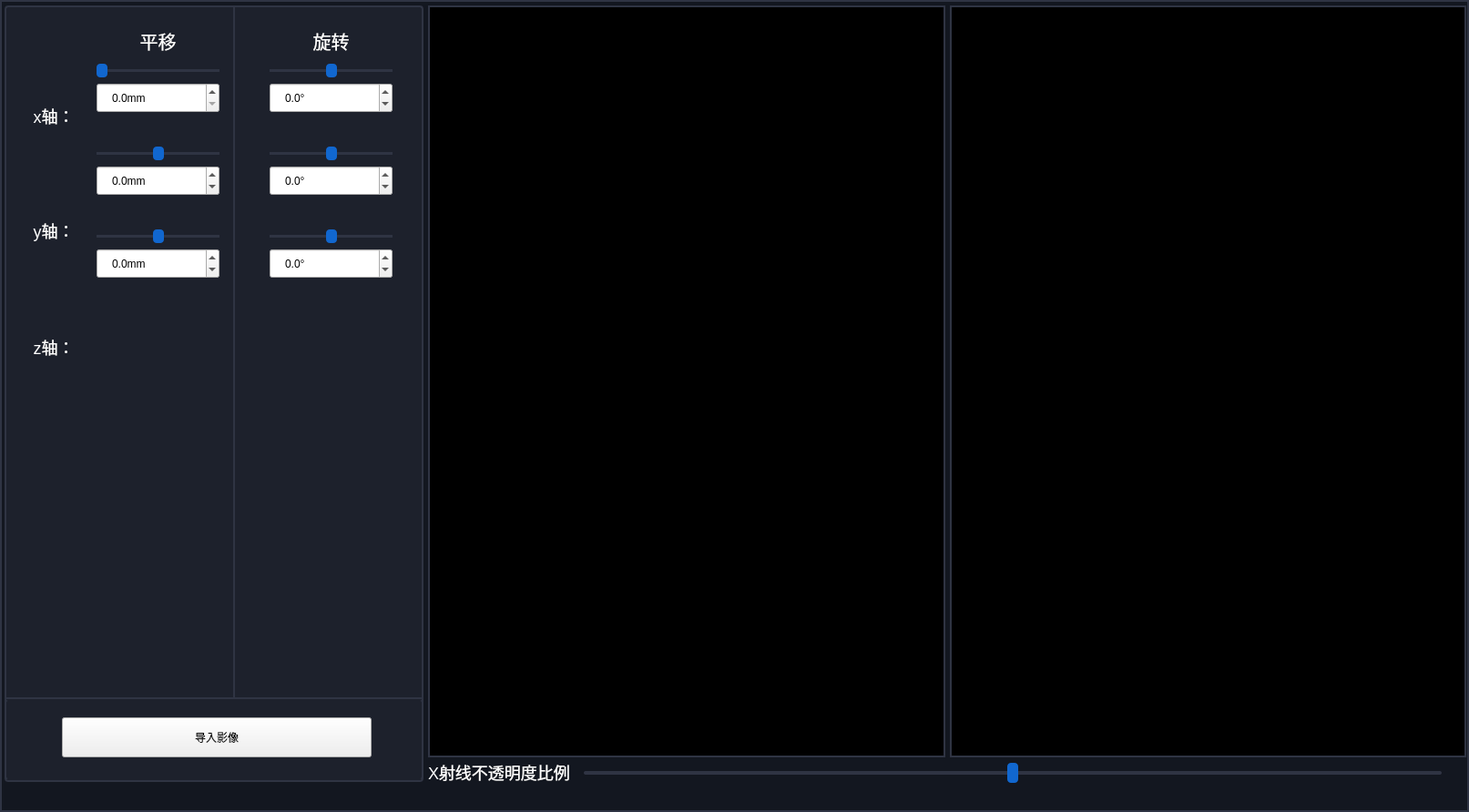
<?xml version="1.0" encoding="UTF-8"?>
<ui version="4.0">
 <class>RegisterFineAdjustDialog</class>
 <widget class="QWidget" name="RegisterFineAdjustDialog">
  <property name="geometry">
   <rect>
    <x>0</x>
    <y>0</y>
    <width>1613</width>
    <height>892</height>
   </rect>
  </property>
  <property name="minimumSize">
   <size>
    <width>1613</width>
    <height>892</height>
   </size>
  </property>
  <property name="maximumSize">
   <size>
    <width>1613</width>
    <height>892</height>
   </size>
  </property>
  <property name="windowTitle">
   <string>Form</string>
  </property>
  <property name="styleSheet">
   <string notr="true">#scrollAreaWidgetContents,#scrollArea
{
background:#1D212C;
border:none;
}
QScrollBar
{
width:5px;
}
#widget_content
{
border:2px solid #2F3443;
border-top:none;
}
#widget_titleBar
{
border:2px solid #2F3443;
border-bottom:none;
}
#widget_left
{
border-right:2px solid #2F3443;
border-bottom:2px solid #2F3443;
border-bottom-left-radius:0px;
border-bottom-right-radius:0px;
}
#widget_right
{
border-bottom:2px solid #2F3443;
}
QSlider::groove:horizontal {
border: none;
}
QSlider::sub-page:horizontal {
background: #2F3443;
border-radius: 2px;
margin-top:9px;
margin-bottom:9px;
}
QSlider::add-page:horizontal {
background: #2F3443;
border-radius: 2px;
margin-top:9px;
margin-bottom:9px;
}
QSlider::handle:horizontal {
background:#1167CF;
width: 12px;
height: 28px;
border-radius: 4px;
}
#RegisterFineAdjustDialog
{
background: #131720;
border: 2px solid #2F3443;
}
#widget_front,#widget_side
{
background: #000000;
border: 2px solid #2F3443;
}
#widget_leftcontainer,#widget
{
background: #1D212C;
border: 2px solid #2F3443;
border-radius: 4px;
}
#widget
{
border-bottom:none;
border-top:none;
}
#widget_titleBar
{
border-bottom:2px solid #282C36;
}
#label_xrayproportion
{
background:transparent;
font-size: 18px;
font-family:&quot;思源黑体 CN Medium&quot;;
color: #FFFFFF;
}
#label_translate,#label_rotate
{
font-size: 20px;
font-family:&quot;思源黑体 CN Medium&quot;;
color: #FFFFFF;
background:transparent;
border:none;
}
#label_x,#label_y,#label_z
{
background:transparent;
font-size: 18px;
font-family:&quot;思源黑体 CN Medium&quot;;
color: #FFFFFF;
}
#widget_2,#widget_3
{
background:transparent;
}
QDoubleSpinBox
{
padding-left:12px;
}</string>
  </property>
  <layout class="QVBoxLayout" name="verticalLayout_6">
   <property name="spacing">
    <number>0</number>
   </property>
   <property name="leftMargin">
    <number>0</number>
   </property>
   <property name="topMargin">
    <number>0</number>
   </property>
   <property name="rightMargin">
    <number>0</number>
   </property>
   <property name="bottomMargin">
    <number>0</number>
   </property>
   <item>
    <widget class="QWidget" name="widget_content" native="true">
     <layout class="QHBoxLayout" name="horizontalLayout_4">
      <property name="spacing">
       <number>5</number>
      </property>
      <property name="leftMargin">
       <number>5</number>
      </property>
      <property name="topMargin">
       <number>6</number>
      </property>
      <property name="rightMargin">
       <number>3</number>
      </property>
      <property name="bottomMargin">
       <number>33</number>
      </property>
      <item>
       <widget class="QWidget" name="widget_leftcontainer" native="true">
        <property name="minimumSize">
         <size>
          <width>460</width>
          <height>700</height>
         </size>
        </property>
        <property name="maximumSize">
         <size>
          <width>399</width>
          <height>16777215</height>
         </size>
        </property>
        <layout class="QVBoxLayout" name="verticalLayout_7">
         <property name="spacing">
          <number>0</number>
         </property>
         <property name="leftMargin">
          <number>0</number>
         </property>
         <property name="topMargin">
          <number>0</number>
         </property>
         <property name="rightMargin">
          <number>0</number>
         </property>
         <property name="bottomMargin">
          <number>2</number>
         </property>
         <item>
          <layout class="QHBoxLayout" name="horizontalLayout_7" stretch="204,0">
           <property name="spacing">
            <number>0</number>
           </property>
           <item>
            <widget class="QWidget" name="widget_left" native="true">
             <property name="minimumSize">
              <size>
               <width>0</width>
               <height>650</height>
              </size>
             </property>
             <layout class="QHBoxLayout" name="horizontalLayout" stretch="53,0">
              <property name="spacing">
               <number>0</number>
              </property>
              <property name="leftMargin">
               <number>0</number>
              </property>
              <property name="topMargin">
               <number>0</number>
              </property>
              <property name="rightMargin">
               <number>0</number>
              </property>
              <property name="bottomMargin">
               <number>0</number>
              </property>
              <item>
               <layout class="QVBoxLayout" name="verticalLayout_3" stretch="0,0,0,0,0,0,0">
                <property name="spacing">
                 <number>0</number>
                </property>
                <property name="leftMargin">
                 <number>14</number>
                </property>
                <property name="topMargin">
                 <number>0</number>
                </property>
                <item>
                 <spacer name="verticalSpacer">
                  <property name="orientation">
                   <enum>Qt::Vertical</enum>
                  </property>
                  <property name="sizeType">
                   <enum>QSizePolicy::Fixed</enum>
                  </property>
                  <property name="sizeHint" stdset="0">
                   <size>
                    <width>20</width>
                    <height>95</height>
                   </size>
                  </property>
                 </spacer>
                </item>
                <item>
                 <widget class="QLabel" name="label_x">
                  <property name="text">
                   <string>x轴：</string>
                  </property>
                  <property name="alignment">
                   <set>Qt::AlignCenter</set>
                  </property>
                 </widget>
                </item>
                <item>
                 <spacer name="verticalSpacer_9">
                  <property name="orientation">
                   <enum>Qt::Vertical</enum>
                  </property>
                  <property name="sizeType">
                   <enum>QSizePolicy::Fixed</enum>
                  </property>
                  <property name="sizeHint" stdset="0">
                   <size>
                    <width>20</width>
                    <height>73</height>
                   </size>
                  </property>
                 </spacer>
                </item>
                <item>
                 <widget class="QLabel" name="label_y">
                  <property name="text">
                   <string>y轴：</string>
                  </property>
                  <property name="alignment">
                   <set>Qt::AlignCenter</set>
                  </property>
                 </widget>
                </item>
                <item>
                 <spacer name="verticalSpacer_10">
                  <property name="orientation">
                   <enum>Qt::Vertical</enum>
                  </property>
                  <property name="sizeType">
                   <enum>QSizePolicy::Fixed</enum>
                  </property>
                  <property name="sizeHint" stdset="0">
                   <size>
                    <width>20</width>
                    <height>75</height>
                   </size>
                  </property>
                 </spacer>
                </item>
                <item>
                 <widget class="QLabel" name="label_z">
                  <property name="text">
                   <string>z轴：</string>
                  </property>
                  <property name="alignment">
                   <set>Qt::AlignCenter</set>
                  </property>
                 </widget>
                </item>
                <item>
                 <spacer name="verticalSpacer_6">
                  <property name="orientation">
                   <enum>Qt::Vertical</enum>
                  </property>
                  <property name="sizeType">
                   <enum>QSizePolicy::Fixed</enum>
                  </property>
                  <property name="sizeHint" stdset="0">
                   <size>
                    <width>20</width>
                    <height>360</height>
                   </size>
                  </property>
                 </spacer>
                </item>
               </layout>
              </item>
              <item>
               <layout class="QVBoxLayout" name="verticalLayout_2">
                <property name="spacing">
                 <number>6</number>
                </property>
                <property name="leftMargin">
                 <number>7</number>
                </property>
                <property name="topMargin">
                 <number>20</number>
                </property>
                <property name="rightMargin">
                 <number>17</number>
                </property>
                <item>
                 <widget class="QLabel" name="label_translate">
                  <property name="minimumSize">
                   <size>
                    <width>135</width>
                    <height>38</height>
                   </size>
                  </property>
                  <property name="maximumSize">
                   <size>
                    <width>135</width>
                    <height>38</height>
                   </size>
                  </property>
                  <property name="text">
                   <string>平移</string>
                  </property>
                  <property name="alignment">
                   <set>Qt::AlignCenter</set>
                  </property>
                 </widget>
                </item>
                <item>
                 <widget class="QSlider" name="horizontalSlider_transX">
                  <property name="minimumSize">
                   <size>
                    <width>135</width>
                    <height>0</height>
                   </size>
                  </property>
                  <property name="maximumSize">
                   <size>
                    <width>135</width>
                    <height>16777215</height>
                   </size>
                  </property>
                  <property name="minimum">
                   <number>0</number>
                  </property>
                  <property name="maximum">
                   <number>1000</number>
                  </property>
                  <property name="pageStep">
                   <number>1</number>
                  </property>
                  <property name="value">
                   <number>0</number>
                  </property>
                  <property name="orientation">
                   <enum>Qt::Horizontal</enum>
                  </property>
                 </widget>
                </item>
                <item>
                 <widget class="QDoubleSpinBox" name="spinbox_translateX">
                  <property name="minimumSize">
                   <size>
                    <width>135</width>
                    <height>33</height>
                   </size>
                  </property>
                  <property name="maximumSize">
                   <size>
                    <width>135</width>
                    <height>33</height>
                   </size>
                  </property>
                  <property name="suffix">
                   <string>mm</string>
                  </property>
                  <property name="decimals">
                   <number>1</number>
                  </property>
                  <property name="minimum">
                   <double>0.000000000000000</double>
                  </property>
                  <property name="maximum">
                   <double>1000.000000000000000</double>
                  </property>
                  <property name="singleStep">
                   <double>0.100000000000000</double>
                  </property>
                  <property name="value">
                   <double>0.000000000000000</double>
                  </property>
                 </widget>
                </item>
                <item>
                 <spacer name="verticalSpacer_2">
                  <property name="orientation">
                   <enum>Qt::Vertical</enum>
                  </property>
                  <property name="sizeType">
                   <enum>QSizePolicy::Fixed</enum>
                  </property>
                  <property name="sizeHint" stdset="0">
                   <size>
                    <width>20</width>
                    <height>31</height>
                   </size>
                  </property>
                 </spacer>
                </item>
                <item>
                 <widget class="QSlider" name="horizontalSlider_transY">
                  <property name="minimumSize">
                   <size>
                    <width>135</width>
                    <height>0</height>
                   </size>
                  </property>
                  <property name="maximumSize">
                   <size>
                    <width>135</width>
                    <height>16777215</height>
                   </size>
                  </property>
                  <property name="minimum">
                   <number>-200</number>
                  </property>
                  <property name="maximum">
                   <number>200</number>
                  </property>
                  <property name="pageStep">
                   <number>1</number>
                  </property>
                  <property name="value">
                   <number>0</number>
                  </property>
                  <property name="orientation">
                   <enum>Qt::Horizontal</enum>
                  </property>
                 </widget>
                </item>
                <item>
                 <widget class="QDoubleSpinBox" name="spinbox_translateY">
                  <property name="minimumSize">
                   <size>
                    <width>135</width>
                    <height>33</height>
                   </size>
                  </property>
                  <property name="maximumSize">
                   <size>
                    <width>135</width>
                    <height>33</height>
                   </size>
                  </property>
                  <property name="suffix">
                   <string>mm</string>
                  </property>
                  <property name="decimals">
                   <number>1</number>
                  </property>
                  <property name="minimum">
                   <double>-200.000000000000000</double>
                  </property>
                  <property name="maximum">
                   <double>200.000000000000000</double>
                  </property>
                  <property name="singleStep">
                   <double>0.100000000000000</double>
                  </property>
                  <property name="value">
                   <double>0.000000000000000</double>
                  </property>
                 </widget>
                </item>
                <item>
                 <spacer name="verticalSpacer_4">
                  <property name="orientation">
                   <enum>Qt::Vertical</enum>
                  </property>
                  <property name="sizeType">
                   <enum>QSizePolicy::Fixed</enum>
                  </property>
                  <property name="sizeHint" stdset="0">
                   <size>
                    <width>20</width>
                    <height>31</height>
                   </size>
                  </property>
                 </spacer>
                </item>
                <item>
                 <widget class="QSlider" name="horizontalSlider_transZ">
                  <property name="minimumSize">
                   <size>
                    <width>135</width>
                    <height>0</height>
                   </size>
                  </property>
                  <property name="maximumSize">
                   <size>
                    <width>135</width>
                    <height>16777215</height>
                   </size>
                  </property>
                  <property name="minimum">
                   <number>-400</number>
                  </property>
                  <property name="maximum">
                   <number>400</number>
                  </property>
                  <property name="pageStep">
                   <number>1</number>
                  </property>
                  <property name="value">
                   <number>0</number>
                  </property>
                  <property name="orientation">
                   <enum>Qt::Horizontal</enum>
                  </property>
                 </widget>
                </item>
                <item>
                 <widget class="QDoubleSpinBox" name="spinbox_translateZ">
                  <property name="minimumSize">
                   <size>
                    <width>135</width>
                    <height>33</height>
                   </size>
                  </property>
                  <property name="maximumSize">
                   <size>
                    <width>135</width>
                    <height>33</height>
                   </size>
                  </property>
                  <property name="suffix">
                   <string>mm</string>
                  </property>
                  <property name="decimals">
                   <number>1</number>
                  </property>
                  <property name="minimum">
                   <double>-400.000000000000000</double>
                  </property>
                  <property name="maximum">
                   <double>400.000000000000000</double>
                  </property>
                  <property name="singleStep">
                   <double>0.100000000000000</double>
                  </property>
                  <property name="value">
                   <double>0.000000000000000</double>
                  </property>
                 </widget>
                </item>
                <item>
                 <spacer name="verticalSpacer_11">
                  <property name="orientation">
                   <enum>Qt::Vertical</enum>
                  </property>
                  <property name="sizeType">
                   <enum>QSizePolicy::Fixed</enum>
                  </property>
                  <property name="sizeHint" stdset="0">
                   <size>
                    <width>20</width>
                    <height>35</height>
                   </size>
                  </property>
                 </spacer>
                </item>
                <item>
                 <spacer name="verticalSpacer_13">
                  <property name="orientation">
                   <enum>Qt::Vertical</enum>
                  </property>
                  <property name="sizeType">
                   <enum>QSizePolicy::Fixed</enum>
                  </property>
                  <property name="sizeHint" stdset="0">
                   <size>
                    <width>20</width>
                    <height>1</height>
                   </size>
                  </property>
                 </spacer>
                </item>
                <item>
                 <widget class="QScrollArea" name="scrollArea">
                  <property name="horizontalScrollBarPolicy">
                   <enum>Qt::ScrollBarAlwaysOff</enum>
                  </property>
                  <property name="widgetResizable">
                   <bool>true</bool>
                  </property>
                  <widget class="QWidget" name="scrollAreaWidgetContents">
                   <property name="geometry">
                    <rect>
                     <x>0</x>
                     <y>0</y>
                     <width>135</width>
                     <height>183</height>
                    </rect>
                   </property>
                  </widget>
                 </widget>
                </item>
                <item>
                 <spacer name="verticalSpacer_8">
                  <property name="orientation">
                   <enum>Qt::Vertical</enum>
                  </property>
                  <property name="sizeHint" stdset="0">
                   <size>
                    <width>20</width>
                    <height>40</height>
                   </size>
                  </property>
                 </spacer>
                </item>
               </layout>
              </item>
             </layout>
            </widget>
           </item>
           <item>
            <widget class="QWidget" name="widget_right" native="true">
             <layout class="QVBoxLayout" name="widget_right_container">
              <property name="spacing">
               <number>6</number>
              </property>
              <property name="leftMargin">
               <number>38</number>
              </property>
              <property name="topMargin">
               <number>20</number>
              </property>
              <property name="rightMargin">
               <number>34</number>
              </property>
              <item>
               <widget class="QLabel" name="label_rotate">
                <property name="minimumSize">
                 <size>
                  <width>135</width>
                  <height>38</height>
                 </size>
                </property>
                <property name="maximumSize">
                 <size>
                  <width>135</width>
                  <height>38</height>
                 </size>
                </property>
                <property name="text">
                 <string>旋转</string>
                </property>
                <property name="alignment">
                 <set>Qt::AlignCenter</set>
                </property>
               </widget>
              </item>
              <item>
               <widget class="QSlider" name="horizontalSlider_rotateX">
                <property name="minimumSize">
                 <size>
                  <width>135</width>
                  <height>0</height>
                 </size>
                </property>
                <property name="maximumSize">
                 <size>
                  <width>135</width>
                  <height>16777215</height>
                 </size>
                </property>
                <property name="minimum">
                 <number>-360</number>
                </property>
                <property name="maximum">
                 <number>360</number>
                </property>
                <property name="pageStep">
                 <number>1</number>
                </property>
                <property name="value">
                 <number>0</number>
                </property>
                <property name="orientation">
                 <enum>Qt::Horizontal</enum>
                </property>
               </widget>
              </item>
              <item>
               <widget class="QDoubleSpinBox" name="spinbox_rotateX">
                <property name="minimumSize">
                 <size>
                  <width>135</width>
                  <height>33</height>
                 </size>
                </property>
                <property name="maximumSize">
                 <size>
                  <width>135</width>
                  <height>33</height>
                 </size>
                </property>
                <property name="suffix">
                 <string>°</string>
                </property>
                <property name="decimals">
                 <number>1</number>
                </property>
                <property name="minimum">
                 <double>-360.000000000000000</double>
                </property>
                <property name="maximum">
                 <double>360.000000000000000</double>
                </property>
                <property name="singleStep">
                 <double>0.100000000000000</double>
                </property>
                <property name="value">
                 <double>0.000000000000000</double>
                </property>
               </widget>
              </item>
              <item>
               <spacer name="verticalSpacer_3">
                <property name="orientation">
                 <enum>Qt::Vertical</enum>
                </property>
                <property name="sizeType">
                 <enum>QSizePolicy::Fixed</enum>
                </property>
                <property name="sizeHint" stdset="0">
                 <size>
                  <width>20</width>
                  <height>31</height>
                 </size>
                </property>
               </spacer>
              </item>
              <item>
               <widget class="QSlider" name="horizontalSlider_rotateY">
                <property name="minimumSize">
                 <size>
                  <width>135</width>
                  <height>0</height>
                 </size>
                </property>
                <property name="maximumSize">
                 <size>
                  <width>135</width>
                  <height>16777215</height>
                 </size>
                </property>
                <property name="minimum">
                 <number>-360</number>
                </property>
                <property name="maximum">
                 <number>360</number>
                </property>
                <property name="pageStep">
                 <number>1</number>
                </property>
                <property name="value">
                 <number>0</number>
                </property>
                <property name="orientation">
                 <enum>Qt::Horizontal</enum>
                </property>
               </widget>
              </item>
              <item>
               <widget class="QDoubleSpinBox" name="spinbox_rotateY">
                <property name="minimumSize">
                 <size>
                  <width>135</width>
                  <height>33</height>
                 </size>
                </property>
                <property name="maximumSize">
                 <size>
                  <width>135</width>
                  <height>33</height>
                 </size>
                </property>
                <property name="suffix">
                 <string>°</string>
                </property>
                <property name="decimals">
                 <number>1</number>
                </property>
                <property name="minimum">
                 <double>-360.000000000000000</double>
                </property>
                <property name="maximum">
                 <double>360.000000000000000</double>
                </property>
                <property name="singleStep">
                 <double>0.100000000000000</double>
                </property>
                <property name="value">
                 <double>0.000000000000000</double>
                </property>
               </widget>
              </item>
              <item>
               <spacer name="verticalSpacer_5">
                <property name="orientation">
                 <enum>Qt::Vertical</enum>
                </property>
                <property name="sizeType">
                 <enum>QSizePolicy::Fixed</enum>
                </property>
                <property name="sizeHint" stdset="0">
                 <size>
                  <width>20</width>
                  <height>31</height>
                 </size>
                </property>
               </spacer>
              </item>
              <item>
               <widget class="QSlider" name="horizontalSlider_rotateZ">
                <property name="minimumSize">
                 <size>
                  <width>135</width>
                  <height>0</height>
                 </size>
                </property>
                <property name="maximumSize">
                 <size>
                  <width>135</width>
                  <height>16777215</height>
                 </size>
                </property>
                <property name="minimum">
                 <number>-360</number>
                </property>
                <property name="maximum">
                 <number>360</number>
                </property>
                <property name="pageStep">
                 <number>1</number>
                </property>
                <property name="value">
                 <number>0</number>
                </property>
                <property name="sliderPosition">
                 <number>0</number>
                </property>
                <property name="orientation">
                 <enum>Qt::Horizontal</enum>
                </property>
               </widget>
              </item>
              <item>
               <widget class="QDoubleSpinBox" name="spinbox_rotateZ">
                <property name="minimumSize">
                 <size>
                  <width>135</width>
                  <height>33</height>
                 </size>
                </property>
                <property name="maximumSize">
                 <size>
                  <width>135</width>
                  <height>33</height>
                 </size>
                </property>
                <property name="suffix">
                 <string>°</string>
                </property>
                <property name="decimals">
                 <number>1</number>
                </property>
                <property name="minimum">
                 <double>-360.000000000000000</double>
                </property>
                <property name="maximum">
                 <double>360.000000000000000</double>
                </property>
                <property name="singleStep">
                 <double>0.100000000000000</double>
                </property>
                <property name="value">
                 <double>0.000000000000000</double>
                </property>
               </widget>
              </item>
              <item>
               <spacer name="verticalSpacer_7">
                <property name="orientation">
                 <enum>Qt::Vertical</enum>
                </property>
                <property name="sizeHint" stdset="0">
                 <size>
                  <width>20</width>
                  <height>40</height>
                 </size>
                </property>
               </spacer>
              </item>
             </layout>
            </widget>
           </item>
          </layout>
         </item>
         <item>
          <widget class="QWidget" name="widget" native="true">
           <property name="minimumSize">
            <size>
             <width>0</width>
             <height>0</height>
            </size>
           </property>
           <property name="styleSheet">
            <string notr="true"/>
           </property>
           <layout class="QVBoxLayout" name="verticalLayout_5">
            <property name="spacing">
             <number>10</number>
            </property>
            <property name="leftMargin">
             <number>63</number>
            </property>
            <property name="topMargin">
             <number>20</number>
            </property>
            <property name="rightMargin">
             <number>29</number>
            </property>
            <property name="bottomMargin">
             <number>25</number>
            </property>
            <item>
             <widget class="QPushButton" name="pushButton_importImage">
              <property name="minimumSize">
               <size>
                <width>340</width>
                <height>44</height>
               </size>
              </property>
              <property name="maximumSize">
               <size>
                <width>340</width>
                <height>44</height>
               </size>
              </property>
              <property name="text">
               <string>导入影像</string>
              </property>
              <property name="class" stdset="0">
               <string>BlueButton</string>
              </property>
              <property name="TextSize" stdset="0">
               <string>18</string>
              </property>
             </widget>
            </item>
           </layout>
          </widget>
         </item>
        </layout>
       </widget>
      </item>
      <item>
       <layout class="QVBoxLayout" name="verticalLayout_4">
        <property name="bottomMargin">
         <number>0</number>
        </property>
        <item>
         <layout class="QHBoxLayout" name="horizontalLayout_3">
          <property name="spacing">
           <number>5</number>
          </property>
          <item>
           <widget class="QWidget" name="widget_front" native="true">
            <property name="sizePolicy">
             <sizepolicy hsizetype="Expanding" vsizetype="Expanding">
              <horstretch>0</horstretch>
              <verstretch>0</verstretch>
             </sizepolicy>
            </property>
           </widget>
          </item>
          <item>
           <widget class="QWidget" name="widget_side" native="true">
            <property name="sizePolicy">
             <sizepolicy hsizetype="Expanding" vsizetype="Expanding">
              <horstretch>0</horstretch>
              <verstretch>0</verstretch>
             </sizepolicy>
            </property>
           </widget>
          </item>
         </layout>
        </item>
        <item>
         <layout class="QHBoxLayout" name="horizontalLayout_2">
          <property name="spacing">
           <number>15</number>
          </property>
          <property name="rightMargin">
           <number>27</number>
          </property>
          <item>
           <widget class="QLabel" name="label_xrayproportion">
            <property name="maximumSize">
             <size>
              <width>16777215</width>
              <height>20</height>
             </size>
            </property>
            <property name="text">
             <string>X射线不透明度比例</string>
            </property>
           </widget>
          </item>
          <item>
           <widget class="QSlider" name="horizontalSlider_Opacity">
            <property name="minimumSize">
             <size>
              <width>0</width>
              <height>22</height>
             </size>
            </property>
            <property name="maximumSize">
             <size>
              <width>16777215</width>
              <height>20</height>
             </size>
            </property>
            <property name="maximum">
             <number>100</number>
            </property>
            <property name="pageStep">
             <number>1</number>
            </property>
            <property name="value">
             <number>50</number>
            </property>
            <property name="orientation">
             <enum>Qt::Horizontal</enum>
            </property>
           </widget>
          </item>
         </layout>
        </item>
       </layout>
      </item>
     </layout>
    </widget>
   </item>
  </layout>
 </widget>
 <resources/>
 <connections/>
</ui>
